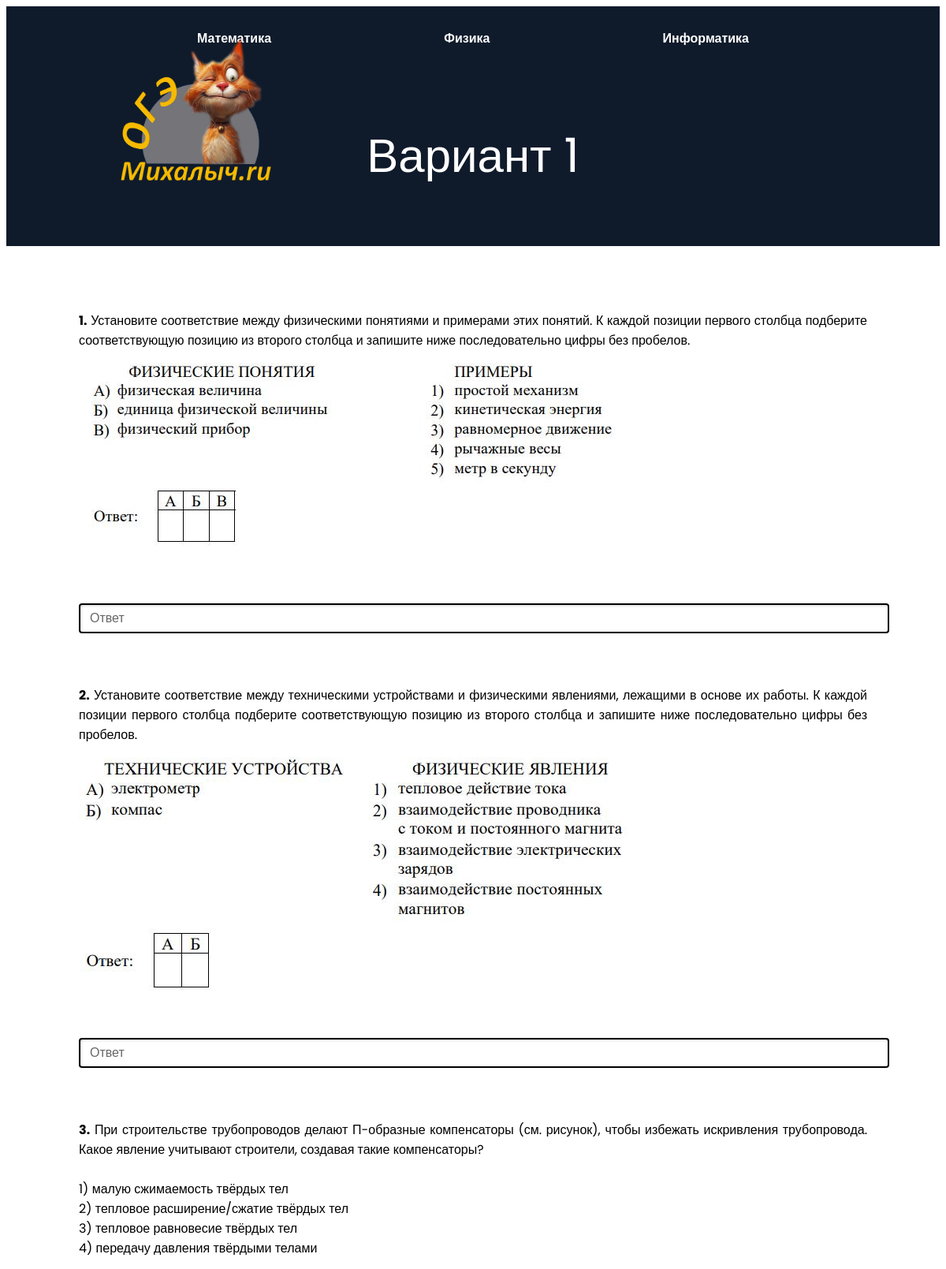
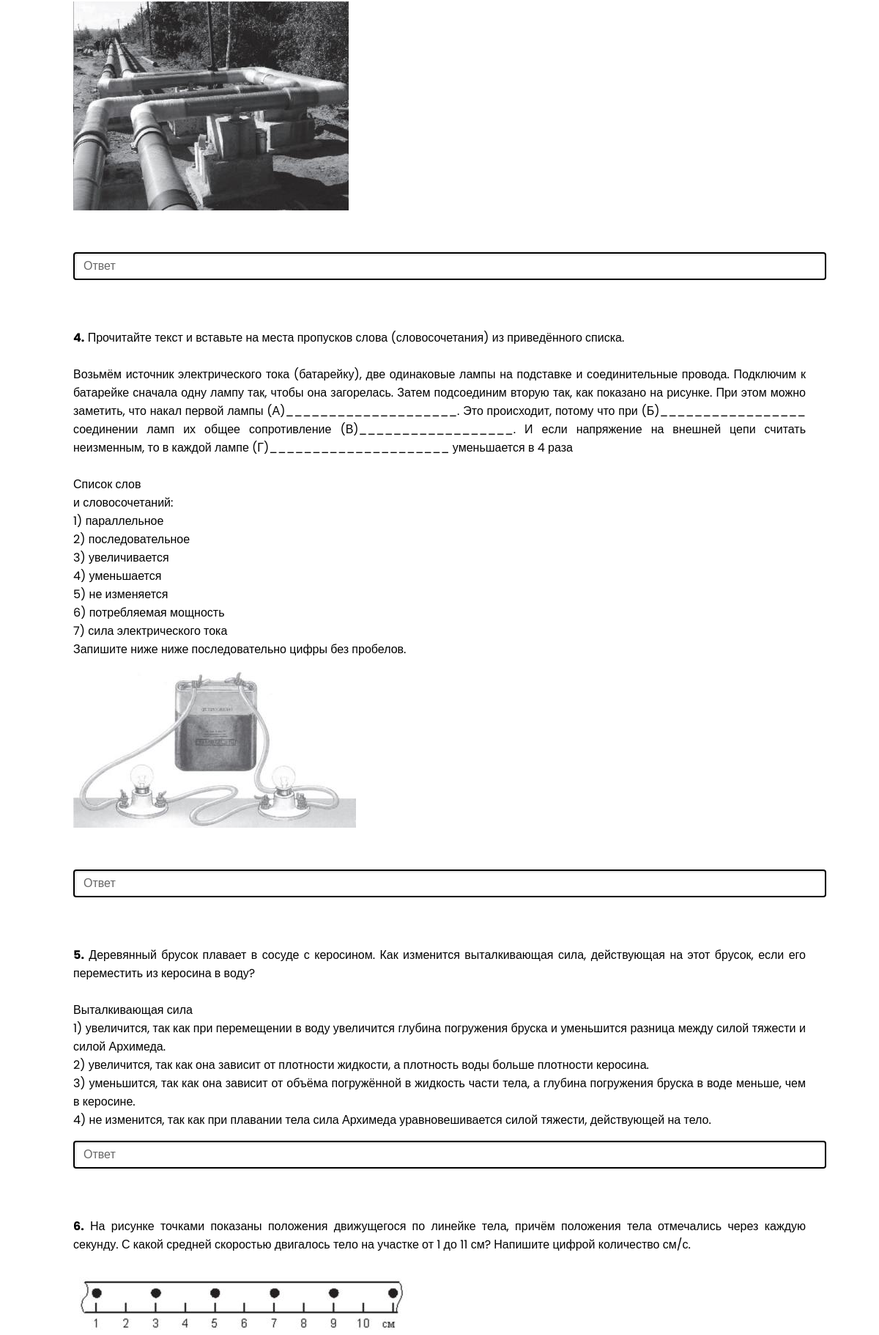
Page /task/physics/1/ (upper part) on the committed database (2 pictures, top to bottom).
### main/models.py (models this page shows, shortened)
class Physics(models.Model):
    name = models.TextField('Номер варианта')
    vopr1 = models.TextField('Вопрос 1')
    otv1 = models.TextField('Ответ 1')
    ob1 = models.TextField('Объяснение 1')
    image1 = models.ImageField('Картинка к вопросу', upload_to='questions/', blank=True, null=True)
    vopr2 = models.TextField('Вопрос 2')
    otv2 = models.TextField('Ответ 2')
    ob2 = models.TextField('Объяснение 2')
    image2 = models.ImageField('Картинка к вопросу', upload_to='questions/', blank=True, null=True)
    vopr3 = models.TextField('Вопрос 3')
    otv3 = models.TextField('Ответ 3')
    ob3 = models.TextField('Объяснение 3')
    image3 = models.ImageField('Картинка к вопросу', upload_to='questions/', blank=True, null=True)
    vopr4 = models.TextField('Вопрос 4')
    otv4 = models.TextField('Ответ 4')
    ob4 = models.TextField('Объяснение 4')
    image4 = models.ImageField('Картинка к вопросу', upload_to='questions/', blank=True, null=True)
    vopr5 = models.TextField('Вопрос 5')
    otv5 = models.TextField('Ответ 5')
    ob5 = models.TextField('Объяснение 5')
    image5 = models.ImageField('Картинка к вопросу', upload_to='questions/', blank=True, null=True)
    vopr6 = models.TextField('Вопрос 6')
    otv6 = models.TextField('Ответ 6')
    ob6 = models.TextField('Объяснение 6')
    image6 = models.ImageField('Картинка к вопросу', upload_to='questions/', blank=True, null=True)
    vopr7 = models.TextField('Вопрос 7')
    otv7 = models.TextField('Ответ 7')
    ob7 = models.TextField('Объяснение 7')
    image7 = models.ImageField('Картинка к вопросу', upload_to='questions/', blank=True, null=True)
    vopr8 = models.TextField('Вопрос 8')
    otv8 = models.TextField('Ответ 8')
    ob8 = models.TextField('Объяснение 8')
    image8 = models.ImageField('Картинка к вопросу', upload_to='questions/', blank=True, null=True)
    vopr9 = models.TextField('Вопрос 9')
    otv9 = models.TextField('Ответ 9')
    ob9 = models.TextField('Объяснение 9')
    image9 = models.ImageField('Картинка к вопросу', upload_to='questions/', blank=True, null=True)
    vopr10 = models.TextField('Вопрос 10')
    otv10 = models.TextField('Ответ 10')
    ob10 = models.TextField('Объяснение 10')
    image10 = models.ImageField('Картинка к вопросу', upload_to='questions/', blank=True, null=True)
    vopr11 = models.TextField('Вопрос 11')
    otv11 = models.TextField('Ответ 11')
    ob11 = models.TextField('Объяснение 11')
    image11 = models.ImageField('Картинка к вопросу', upload_to='questions/', blank=True, null=True)
    vopr12 = models.TextField('Вопрос 12')
    otv12 = models.TextField('Ответ 12')
    ob12 = models.TextField('Объяснение 12')
    image12 = models.ImageField('Картинка к вопросу', upload_to='questions/', blank=True, null=True)
    vopr13 = models.TextField('Вопрос 13')
    otv13 = models.TextField('Ответ 13')
    ob13 = models.TextField('Объяснение 13')
    image13 = models.ImageField('Картинка к вопросу', upload_to='questions/', blank=True, null=True)
    vopr14 = models.TextField('Вопрос 14')
    otv14 = models.TextField('Ответ 14')
    ob14 = models.TextField('Объяснение 14')
    image14 = models.ImageField('Картинка к вопросу', upload_to='questions/', blank=True, null=True)
    vopr15 = models.TextField('Вопрос 15')
    otv15 = models.TextField('Ответ 15')
    ob15 = models.TextField('Объяснение 15')
    image15 = models.ImageField('Картинка к вопросу', upload_to='questions/', blank=True, null=True)
    vopr16 = models.TextField('Вопрос 16')
    otv16 = models.TextField('Ответ 16')
    ob16 = models.TextField('Объяснение 16')
    image16 = models.ImageField('Картинка к вопросу', upload_to='questions/', blank=True, null=True)
    vopr17 = models.TextField('Вопрос 17')
    otv17 = models.TextField('Ответ 17')
    ob17 = models.TextField('Объяснение 17')
    myurl17 = models.TextField('Ссылка 17')
    image17 = models.ImageField('Картинка к вопросу', upload_to='questions/', blank=True, null=True)
    vopr18 = models.TextField('Вопрос 18')
    otv18 = models.TextField('Ответ 18')
    ob18 = models.TextField('Объяснение 18')
    image18 = models.ImageField('Картинка к вопросу', upload_to='questions/', blank=True, null=True)
    vopr19 = models.TextField('Вопрос 19')
    otv19 = models.TextField('Ответ 19')
    ob19 = models.TextField('Объяснение 19')
    image19 = models.ImageField('Картинка к вопросу', upload_to='questions/', blank=True, null=True)
    vopr20 = models.TextField('Вопрос 20')
    otv20 = models.TextField('Ответ 20')
    ob20 = models.TextField('Объяснение 20')
    image20 = models.ImageField('Картинка к вопросу', upload_to='questions/', blank=True, null=True)
    vopr21 = models.TextField('Вопрос 21')
    otv21 = models.TextField('Ответ 21')
    ob21 = models.TextField('Объяснение 21')
    image21 = models.ImageField('Картинка к вопросу', upload_to='questions/', blank=True, null=True)
    vopr22 = models.TextField('Вопрос 22')
    otv22 = models.TextField('Ответ 22')
    ob22 = models.TextField('Объяснение 22')
    image22 = models.ImageField('Картинка к вопросу', upload_to='questions/', blank=True, null=True)

### main/views.py (the view)
# urls.py: path('task/physics/<int:pk>/', views.TaskPhysics.as_view(), name='task_p'),
class TaskPhysics(DetailView):
    model = Physics
    template_name = 'main/task_p.html'
    context_object_name = 'el'

### main/templates/main/task_p.html (shortened to what this page needs)
{%extends 'main/base.html'%}
{%load static%}
{% block name %}Вариант {{el.name}}{% endblock %}
{% block content %}
<div class="container task">
<br>
<form method="post" action="{% url 'end_p' el.id %}">
<br>
<p align="justify" class="vopr"><b>1.</b> {{el.vopr1}}</p>
{% if el.image1 %}
    <img src="{{ el.image1.url }}" alt="Изображение">
{% endif %}
<input autocomplete="off" type="text" name="1" placeholder="Ответ" class="otv">
<p align="justify" class="vopr"><b>2.</b> {{el.vopr2}}</p>
{% if el.image2 %}
    <img src="{{ el.image2.url }}" alt="Изображение">
{% endif %}
<input autocomplete="off" type="text" name="2" placeholder="Ответ" class="otv">
<p align="justify" class="vopr"><b>3.</b> {{el.vopr3}}</p>
{% if el.image3 %}
    <img src="{{ el.image3.url }}" alt="Изображение">
{% endif %}
<input autocomplete="off" type="text" name="3" placeholder="Ответ" class="otv">
<p align="justify" class="vopr"><b>4.</b> {{el.vopr4}}</p>
{% if el.image4 %}
    <img src="{{ el.image4.url }}" alt="Изображение">
{% endif %}
<input autocomplete="off" type="text" name="4" placeholder="Ответ" class="otv">
<p align="justify" class="vopr"><b>5.</b> {{el.vopr5}}</p>
<input autocomplete="off" type="text" name="5" placeholder="Ответ" class="otv">
<p align="justify" class="vopr"><b>6.</b> {{el.vopr6}}</p>
{% if el.image6 %}
    <img src="{{ el.image6.url }}" alt="Изображение">
{% endif %}
<p><i><b>Это вопрос с развернутым ответом</b></i></p><br>
    <br>
<p><i><b>Это вопрос с развернутым ответом</b></i></p><br>
<p><i><b>Это вопрос с развернутым ответом</b></i></p><br>
<p><i><b>Это вопрос с развернутым ответом</b></i></p><br>
<br><br>
</form>
<br><br>
</div>
{% endblock %}

### main/static/main/css/base.css (style rules this page uses)
* { marging: 0; padding: 0; }
img { max-size: 100%; }
.container { width: 1000px; margin: 0 auto; }
body { background-color: fff; color: 000; font-family: 'poppins', sans-serif; }

### main/static/main/css/main.css (style rules this page uses)
* { marging: 0; padding: 0; }
img { max-size: 100%; }
.container { width: 1000px; margin: 0 auto; }
body { background-color: fff; color: 000; font-family: 'poppins', sans-serif; front-weight: 800; }

### main/static/main/css/task.css (style rules this page uses)
.task { width: 1000px; margin: 0 auto; }
input { width: 100%; background-color: #ffffff; border: 2px solid #000000; border-radius: 4px; margin-bottom: 50px; padding: 8px 12px; font-family: 'Arial', sans-serif; font-size: 16px; color: #000000; box-shadow: inset 1px 1px 3px #cccccc; transition: border-color 0.3s ease, box-shadow 0.3s ease, background-color 0.3s ease; }
input::placeholder { color: #666666; font-style: normal; }
img { margin-bottom: 50px; }
.vopr { white-space: pre-wrap; }

### main/static/main/css/end.css (style rules this page uses)
p { white-space: pre-wrap; }

### rows in the picture
Physics: name "1", vopr1 "Установите соответствие между физическими понятиями и примерами этих понятий. К каждой позиции первого столбца подберите соответствующую позицию из второго столбца и запишите ниже последовательно цифры без пробелов.", image1 (picture), vopr2 "Установите соответствие между техническими устройствами и физическими явлениями, лежащими в основе их работы. К каждой позиции первого столбца подберите соответствующую позицию из второго столбца и запишите ниже последовательно цифры без пробелов.", image2 (picture), vopr3 "При строительстве трубопроводов делают П-образные компенсаторы (см. рисунок), чтобы избежать искривления трубопровода. Какое явление учитывают строители, создавая такие компенсаторы? 1) малую сжимаемость твёрдых тел 2) тепловое расширение/сжатие твёрдых тел 3) тепловое равновесие твёрдых тел 4) передачу давления твёрдыми телами", image3 (picture), vopr4 "Прочитайте текст и вставьте на места пропусков слова (словосочетания) из приведённого списка. Возьмём источник электрического тока (батарейку), две одинаковые лампы на подставке и соединительные провода. Подключим к батарейке сначала одну лампу так, чтобы она загорелась. Затем подсоединим вторую так, как показано на рисунке. При этом можно заметить, что накал первой лампы (А)____________________. Это происходит, потому что при (Б)_________________ соединении ламп их общее сопротивление (В)__________________. И если напряжение на внешней цепи считать неизменным, то в каждой лампе (Г)_____________________ уменьшается в 4 раза Список слов и словосочетаний: 1) параллельное 2) последовательное…", image4 (picture), vopr5 "Деревянный брусок плавает в сосуде с керосином. Как изменится выталкивающая сила, действующая на этот брусок, если его переместить из керосина в воду? Выталкивающая сила 1) увеличится, так как при перемещении в воду увеличится глубина погружения бруска и уменьшится разница между силой тяжести и силой Архимеда. 2) увеличится, так как она зависит от плотности жидкости, а плотность воды больше плотности керосина. 3) уменьшится, так как она зависит от объёма погружённой в жидкость части тела, а глубина погружения бруска в воде меньше, чем в керосине. 4) не изменится, так как при плавании тела сила Архимеда уравновешивается силой тяжести, действующей на тело.", vopr6 "На рисунке точками показаны положения движущегося по линейке тела, причём положения тела отмечались через каждую секунду. С какой средней скоростью двигалось тело на участке от 1 до 11 см? Напишите цифрой количество см/с.", image6 (picture)
